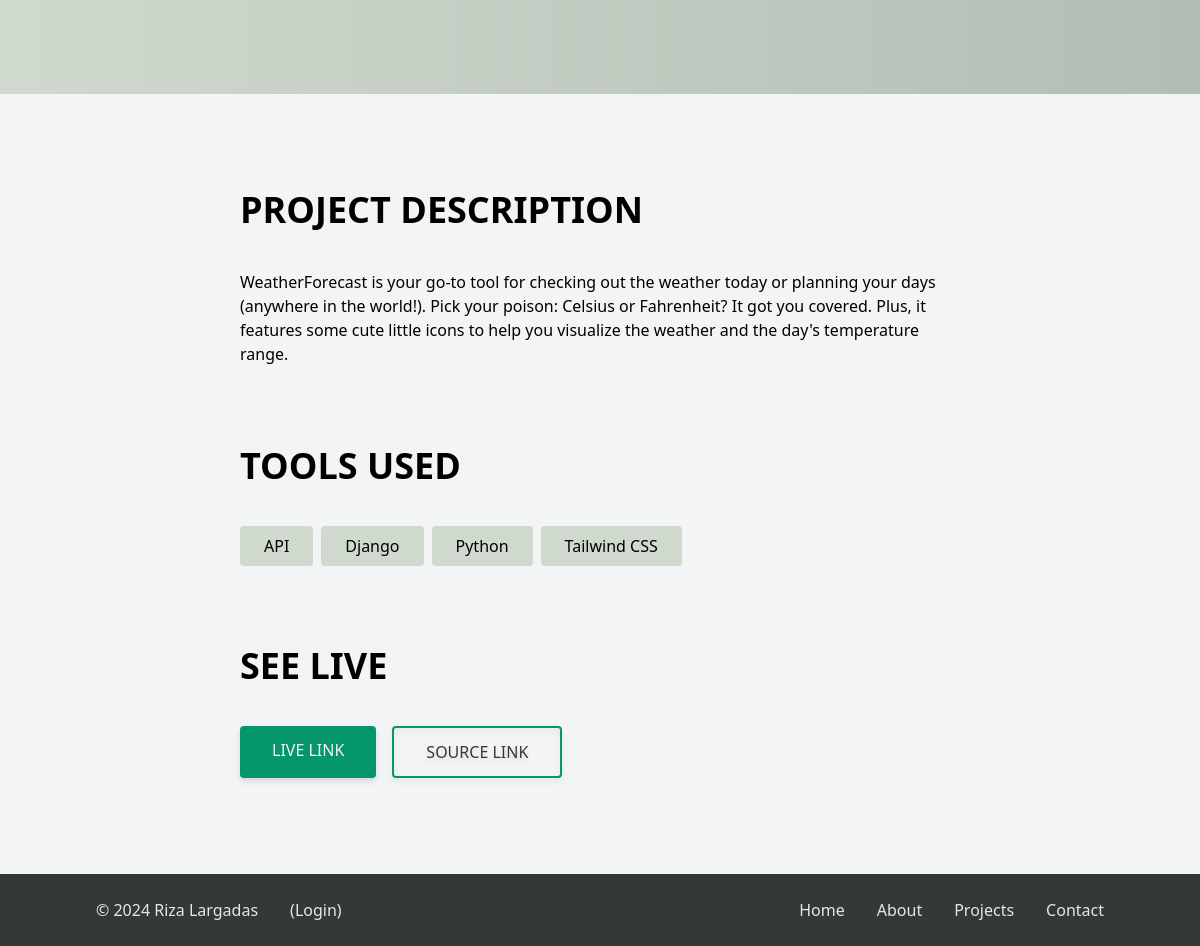
Before: /projects/87da108e-3b4c-4255-9248-8b127f323f39/ (lower part) with the older database file.
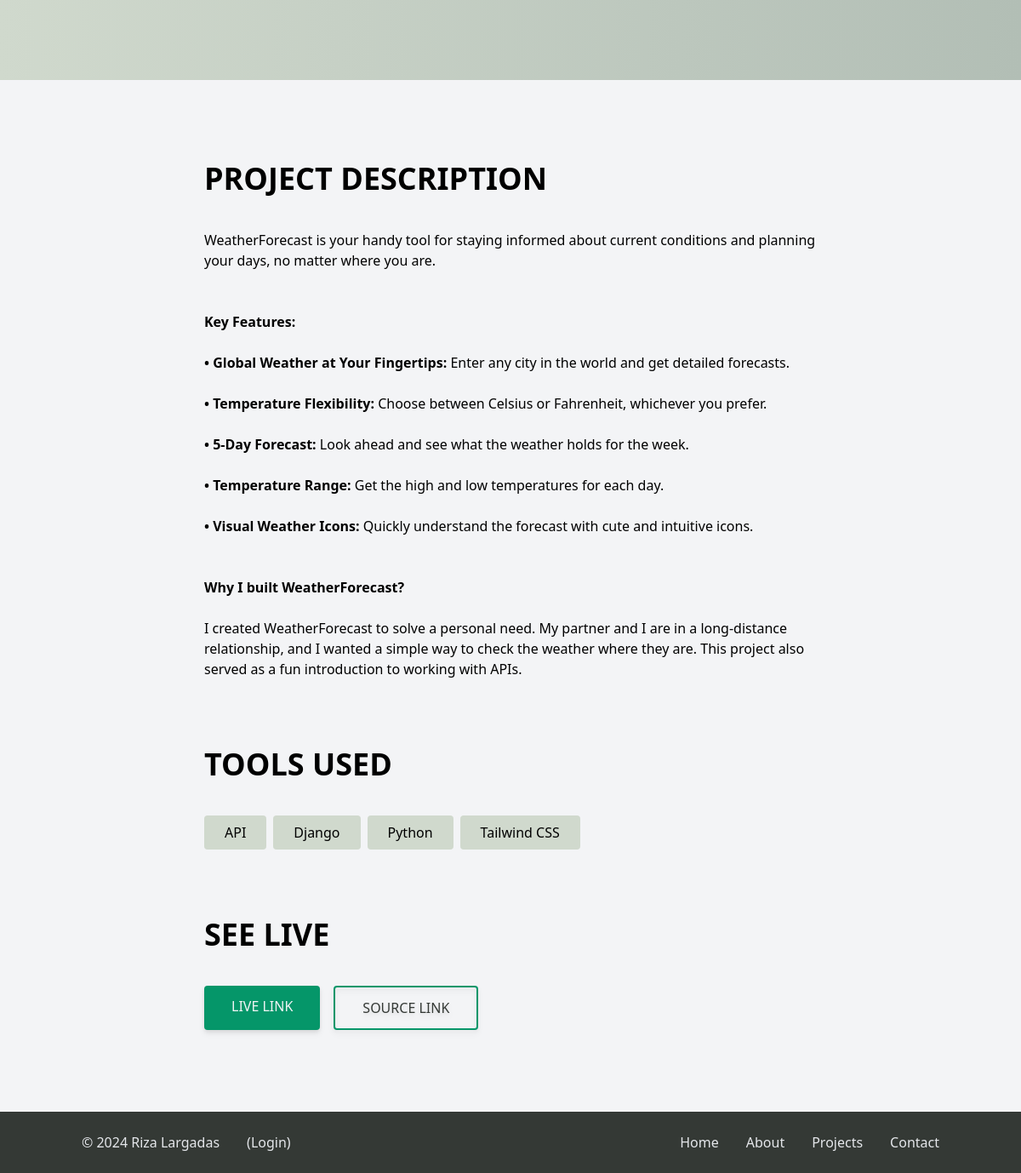
After: the same page with the newer database file.
### project/models.py (models this page shows, shortened)
class Project(models.Model):
    id = models.UUIDField(default=uuid.uuid4, primary_key=True, editable=False)
    title = models.CharField(max_length=200)
    overview = models.TextField(blank=True, null=True)
    description = HTMLField(null=True, blank=True)
    project_image = models.ImageField(
        upload_to="projects/", default="default.png")
    tags = models.ManyToManyField(Tag)
    date_created = models.DateTimeField(auto_now_add=True)
    live_link = models.CharField(max_length=1000, null=True, blank=True)
    source_link = models.CharField(max_length=1000, null=True, blank=True)
    class Meta:
        ordering = ["-date_created"]

class Tag(models.Model):
    id = models.UUIDField(default=uuid.uuid4, primary_key=True, editable=False)
    name = models.CharField(max_length=100)
    class Meta:
        ordering = ["name"]
    def __str__(self):
        return self.name

### project/views.py (the view)
# urls.py: path('projects/', include('project.urls')),
def project(request, pk):
    project = get_object_or_404(Project, pk=pk)
    return render(request, 'project/project.html', {'project': project})

### project/templates/project/project.html (shortened to what this page needs)
{% extends "core/base.html" %}
{% block content %}
<section class=''>
    <div class="flex flex-col items-center px-10 md:px-24 py-10 md:py-24 bg-gradient-to-r from-light-gray to-ash-gray">
    </div>
    <div class="w-[80%] md:w-[60%] mx-auto py-10 md:py-24">
        <h2 class='text-3xl md:text-4xl font-bold'><span class="uppercase">Project Description</span></h2>
        <p class='mt-10'>{{project.description|safe}}</p>
        <h2 class='text-3xl md:text-4xl font-bold mt-20'><span class="uppercase">Tools Used</span></h2>
        <ul class="mt-10 mx-auto flex flex-wrap gap-2">
            {% for tag in project.tags.all %}
                <li class='py-2 px-6 bg-light-gray rounded font-medium'>{{tag}}</li>
            {% endfor %}
        </ul>
        <h2 class='text-3xl md:text-4xl font-bold mt-20'><span class="uppercase">See Live</span></h2>
        <div class='flex gap-4'>
            <a href="{{project.live_link}}" target="_blank" class="inline-block w-fit mt-10 py-3 px-8 bg-emerald-600 hover:bg-dimmest-gray text-gray-100 font-medium rounded drop-shadow-md"><span class='uppercase'>Live Link</span></a>
            <a href="{{project.source_link}}" target="_blank" class="inline-block w-fit mt-10 py-3 px-8 border-2 text-dimmest-gray border-emerald-600 hover:bg-emerald-600 hover:text-gray-100 font-medium rounded drop-shadow-md"><span class='uppercase'>Source Link</span></a>
        </div>
    </div>
</section>
{% endblock %}

### core/templates/core/base.html (shortened to what this page needs)
{% load static tailwind_tags %}
<!DOCTYPE html>
<html class="scroll-smooth">
	<head>
        {% tailwind_css %}
	</head>
	<body class='bg-gray-100'>
        <main>
            {% block content %} {% endblock %}
        </main>
        <footer class='h-fit py-6 gap-4 bg-dimmest-gray text-gray-200 px-10 md:px-24 flex flex-col md:flex-row md:justify-between md:items-center'>
            <div class="flex md:gap-8 gap-4 font-medium align-center">
                <p>© 2024 Riza Largadas</p>
                {% if user.is_authenticated %}
                    <a href="{% url 'logout'%}">(Logout)</a>
                {% else %}
                    <a href="{% url 'login'%}">(Login)</a>
                {% endif %}
            </div>
            <div>
                <ul class="flex flex-col md:flex-row md:items-center md:gap-8 gap-4 font-medium">
                    <li>
                        <a class="hover:text-dolphin-gray" href="/#hero">Home</a>
                    </li>
                    <li>
                        <a class="hover:text-dolphin-gray" href="/#about-me">About</a>
                    </li>
                    <li>
                        <a class="hover:text-dolphin-gray" href="{% url 'projects' %}">Projects</a>
                    </li>
                    <li>
                        <a class="hover:text-dolphin-gray" href="/#contact">Contact</a>
                    </li>
                </ul>
            </div>
        </footer>
	</body>
</html>

Changed rows visible on the page:
changed Project: description "WeatherForecast is your go-to tool for checking out the weather today or planning your days (anywhere in the world!). Pick your poison: Celsius or Fahrenheit? It got you covered. Plus, it features some cute little icons to help you visualize the weather and the day's temperature range." → "WeatherForecast is your handy tool for staying informed about current conditions and planning your days, no matter where you are. Key Features: • Global Weather at Your Fingertips: Enter any city in the world and get detailed forecasts. • Temperature Flexibility: Choose between Celsius or Fahrenheit, whichever you prefer. • 5-Day Forecast: Look ahead and see what the weather holds for the week. • Temperature Range: Get the high and low temperatures for each day. • Visual Weather Icons: Quickly understand the forecast with cute and intuitive icons. Why I built WeatherForecast? I created WeatherForecast to solve a personal need. My partner and I are in a long-distance relationship, and I…"
